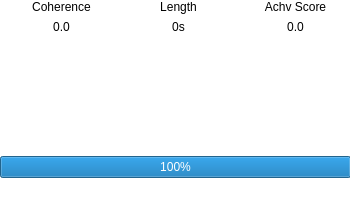
    <widget class="QFrame" name="screen">
     <property name="geometry">
      <rect>
       <x>25</x>
       <y>40</y>
       <width>350</width>
       <height>200</height>
      </rect>
     </property>
     <property name="palette">
      <palette>
       <active>
        <colorrole role="WindowText">
         <brush brushstyle="SolidPattern">
          <color alpha="255">
           <red>0</red>
           <green>0</green>
           <blue>0</blue>
          </color>
         </brush>
        </colorrole>
        <colorrole role="Button">
         <brush brushstyle="SolidPattern">
          <color alpha="255">
           <red>243</red>
           <green>243</green>
           <blue>243</blue>
          </color>
         </brush>
        </colorrole>
        <colorrole role="Light">
         <brush brushstyle="SolidPattern">
          <color alpha="255">
           <red>255</red>
           <green>255</green>
           <blue>255</blue>
          </color>
         </brush>
        </colorrole>
        <colorrole role="Midlight">
         <brush brushstyle="SolidPattern">
          <color alpha="255">
           <red>249</red>
           <green>249</green>
           <blue>249</blue>
          </color>
         </brush>
        </colorrole>
        <colorrole role="Dark">
         <brush brushstyle="SolidPattern">
          <color alpha="255">
           <red>121</red>
           <green>121</green>
           <blue>121</blue>
          </color>
         </brush>
        </colorrole>
        <colorrole role="Mid">
         <brush brushstyle="SolidPattern">
          <color alpha="255">
           <red>162</red>
           <green>162</green>
           <blue>162</blue>
          </color>
         </brush>
        </colorrole>
        <colorrole role="Text">
         <brush brushstyle="SolidPattern">
          <color alpha="255">
           <red>0</red>
           <green>0</green>
           <blue>0</blue>
          </color>
         </brush>
        </colorrole>
        <colorrole role="BrightText">
         <brush brushstyle="SolidPattern">
          <color alpha="255">
           <red>255</red>
           <green>255</green>
           <blue>255</blue>
          </color>
         </brush>
        </colorrole>
        <colorrole role="ButtonText">
         <brush brushstyle="SolidPattern">
          <color alpha="255">
           <red>0</red>
           <green>0</green>
           <blue>0</blue>
          </color>
         </brush>
        </colorrole>
        <colorrole role="Base">
         <brush brushstyle="SolidPattern">
          <color alpha="255">
           <red>255</red>
           <green>255</green>
           <blue>255</blue>
          </color>
         </brush>
        </colorrole>
        <colorrole role="Window">
         <brush brushstyle="SolidPattern">
          <color alpha="255">
           <red>243</red>
           <green>243</green>
           <blue>243</blue>
          </color>
         </brush>
        </colorrole>
        <colorrole role="Shadow">
         <brush brushstyle="SolidPattern">
          <color alpha="255">
           <red>0</red>
           <green>0</green>
           <blue>0</blue>
          </color>
         </brush>
        </colorrole>
        <colorrole role="AlternateBase">
         <brush brushstyle="SolidPattern">
          <color alpha="255">
           <red>249</red>
           <green>249</green>
           <blue>249</blue>
          </color>
         </brush>
        </colorrole>
        <colorrole role="ToolTipBase">
         <brush brushstyle="SolidPattern">
          <color alpha="255">
           <red>255</red>
           <green>255</green>
           <blue>220</blue>
          </color>
         </brush>
        </colorrole>
        <colorrole role="ToolTipText">
         <brush brushstyle="SolidPattern">
          <color alpha="255">
           <red>0</red>
           <green>0</green>
           <blue>0</blue>
          </color>
         </brush>
        </colorrole>
        <colorrole role="PlaceholderText">
         <brush brushstyle="SolidPattern">
          <color alpha="128">
           <red>0</red>
           <green>0</green>
           <blue>0</blue>
          </color>
         </brush>
        </colorrole>
       </active>
       <inactive>
        <colorrole role="WindowText">
         <brush brushstyle="SolidPattern">
          <color alpha="255">
           <red>0</red>
           <green>0</green>
           <blue>0</blue>
          </color>
         </brush>
        </colorrole>
        <colorrole role="Button">
         <brush brushstyle="SolidPattern">
          <color alpha="255">
           <red>243</red>
           <green>243</green>
           <blue>243</blue>
          </color>
         </brush>
        </colorrole>
        <colorrole role="Light">
         <brush brushstyle="SolidPattern">
          <color alpha="255">
           <red>255</red>
           <green>255</green>
           <blue>255</blue>
          </color>
         </brush>
        </colorrole>
        <colorrole role="Midlight">
         <brush brushstyle="SolidPattern">
          <color alpha="255">
           <red>249</red>
           <green>249</green>
           <blue>249</blue>
          </color>
         </brush>
        </colorrole>
        <colorrole role="Dark">
         <brush brushstyle="SolidPattern">
          <color alpha="255">
           <red>121</red>
           <green>121</green>
           <blue>121</blue>
          </color>
         </brush>
        </colorrole>
        <colorrole role="Mid">
         <brush brushstyle="SolidPattern">
          <color alpha="255">
           <red>162</red>
           <green>162</green>
           <blue>162</blue>
          </color>
         </brush>
        </colorrole>
        <colorrole role="Text">
         <brush brushstyle="SolidPattern">
          <color alpha="255">
           <red>0</red>
           <green>0</green>
           <blue>0</blue>
          </color>
         </brush>
        </colorrole>
        <colorrole role="BrightText">
         <brush brushstyle="SolidPattern">
          <color alpha="255">
           <red>255</red>
           <green>255</green>
           <blue>255</blue>
          </color>
         </brush>
        </colorrole>
        <colorrole role="ButtonText">
         <brush brushstyle="SolidPattern">
          <color alpha="255">
           <red>0</red>
           <green>0</green>
           <blue>0</blue>
          </color>
         </brush>
        </colorrole>
        <colorrole role="Base">
         <brush brushstyle="SolidPattern">
          <color alpha="255">
           <red>255</red>
           <green>255</green>
           <blue>255</blue>
          </color>
         </brush>
        </colorrole>
        <colorrole role="Window">
         <brush brushstyle="SolidPattern">
          <color alpha="255">
           <red>243</red>
           <green>243</green>
           <blue>243</blue>
          </color>
         </brush>
        </colorrole>
        <colorrole role="Shadow">
         <brush brushstyle="SolidPattern">
          <color alpha="255">
           <red>0</red>
           <green>0</green>
           <blue>0</blue>
          </color>
         </brush>
        </colorrole>
        <colorrole role="AlternateBase">
         <brush brushstyle="SolidPattern">
          <color alpha="255">
           <red>249</red>
           <green>249</green>
           <blue>249</blue>
          </color>
         </brush>
        </colorrole>
        <colorrole role="ToolTipBase">
         <brush brushstyle="SolidPattern">
          <color alpha="255">
           <red>255</red>
           <green>255</green>
           <blue>220</blue>
          </color>
         </brush>
        </colorrole>
        <colorrole role="ToolTipText">
         <brush brushstyle="SolidPattern">
          <color alpha="255">
           <red>0</red>
           <green>0</green>
           <blue>0</blue>
          </color>
         </brush>
        </colorrole>
        <colorrole role="PlaceholderText">
         <brush brushstyle="SolidPattern">
          <color alpha="128">
           <red>0</red>
           <green>0</green>
           <blue>0</blue>
          </color>
         </brush>
        </colorrole>
       </inactive>
       <disabled>
        <colorrole role="WindowText">
         <brush brushstyle="SolidPattern">
          <color alpha="255">
           <red>121</red>
           <green>121</green>
           <blue>121</blue>
          </color>
         </brush>
        </colorrole>
        <colorrole role="Button">
         <brush brushstyle="SolidPattern">
          <color alpha="255">
           <red>243</red>
           <green>243</green>
           <blue>243</blue>
          </color>
         </brush>
        </colorrole>
        <colorrole role="Light">
         <brush brushstyle="SolidPattern">
          <color alpha="255">
           <red>255</red>
           <green>255</green>
           <blue>255</blue>
          </color>
         </brush>
        </colorrole>
        <colorrole role="Midlight">
         <brush brushstyle="SolidPattern">
          <color alpha="255">
           <red>249</red>
           <green>249</green>
           <blue>249</blue>
          </color>
         </brush>
        </colorrole>
        <colorrole role="Dark">
         <brush brushstyle="SolidPattern">
          <color alpha="255">
           <red>121</red>
           <green>121</green>
           <blue>121</blue>
          </color>
         </brush>
        </colorrole>
        <colorrole role="Mid">
         <brush brushstyle="SolidPattern">
          <color alpha="255">
           <red>162</red>
           <green>162</green>
           <blue>162</blue>
          </color>
         </brush>
        </colorrole>
        <colorrole role="Text">
         <brush brushstyle="SolidPattern">
          <color alpha="255">
           <red>121</red>
           <green>121</green>
           <blue>121</blue>
          </color>
         </brush>
        </colorrole>
        <colorrole role="BrightText">
         <brush brushstyle="SolidPattern">
          <color alpha="255">
           <red>255</red>
           <green>255</green>
           <blue>255</blue>
          </color>
         </brush>
        </colorrole>
        <colorrole role="ButtonText">
         <brush brushstyle="SolidPattern">
          <color alpha="255">
           <red>121</red>
           <green>121</green>
           <blue>121</blue>
          </color>
         </brush>
        </colorrole>
        <colorrole role="Base">
         <brush brushstyle="SolidPattern">
          <color alpha="255">
           <red>243</red>
           <green>243</green>
           <blue>243</blue>
          </color>
         </brush>
        </colorrole>
        <colorrole role="Window">
         <brush brushstyle="SolidPattern">
          <color alpha="255">
           <red>243</red>
           <green>243</green>
           <blue>243</blue>
          </color>
         </brush>
        </colorrole>
        <colorrole role="Shadow">
         <brush brushstyle="SolidPattern">
          <color alpha="255">
           <red>0</red>
           <green>0</green>
           <blue>0</blue>
          </color>
         </brush>
        </colorrole>
        <colorrole role="AlternateBase">
         <brush brushstyle="SolidPattern">
          <color alpha="255">
           <red>243</red>
           <green>243</green>
           <blue>243</blue>
          </color>
         </brush>
        </colorrole>
        <colorrole role="ToolTipBase">
         <brush brushstyle="SolidPattern">
          <color alpha="255">
           <red>255</red>
           <green>255</green>
           <blue>220</blue>
          </color>
         </brush>
        </colorrole>
        <colorrole role="ToolTipText">
         <brush brushstyle="SolidPattern">
          <color alpha="255">
           <red>0</red>
           <green>0</green>
           <blue>0</blue>
          </color>
         </brush>
        </colorrole>
        <colorrole role="PlaceholderText">
         <brush brushstyle="SolidPattern">
          <color alpha="128">
           <red>0</red>
           <green>0</green>
           <blue>0</blue>
          </color>
         </brush>
        </colorrole>
       </disabled>
      </palette>
     </property>
     <property name="autoFillBackground">
      <bool>true</bool>
     </property>
     <property name="frameShape">
      <enum>QFrame::StyledPanel</enum>
     </property>
     <property name="frameShadow">
      <enum>QFrame::Raised</enum>
     </property>
     <widget class="QListWidget" name="mainMenuListView">
      <property name="geometry">
       <rect>
        <x>0</x>
        <y>40</y>
        <width>351</width>
        <height>121</height>
       </rect>
      </property>
      <property name="verticalScrollBarPolicy">
       <enum>Qt::ScrollBarAlwaysOff</enum>
      </property>
      <property name="horizontalScrollBarPolicy">
       <enum>Qt::ScrollBarAlwaysOff</enum>
      </property>
      <property name="wordWrap">
       <bool>true</bool>
      </property>
     </widget>
     <widget class="QLabel" name="menuLabel">
      <property name="geometry">
       <rect>
        <x>100</x>
        <y>10</y>
        <width>151</width>
        <height>31</height>
       </rect>
      </property>
      <property name="palette">
       <palette>
        <active>
         <colorrole role="WindowText">
          <brush brushstyle="SolidPattern">
           <color alpha="255">
            <red>0</red>
            <green>0</green>
            <blue>0</blue>
           </color>
          </brush>
         </colorrole>
         <colorrole role="Button">
          <brush brushstyle="SolidPattern">
           <color alpha="255">
            <red>255</red>
            <green>255</green>
            <blue>255</blue>
           </color>
          </brush>
         </colorrole>
         <colorrole role="Light">
          <brush brushstyle="SolidPattern">
           <color alpha="255">
            <red>255</red>
            <green>255</green>
            <blue>255</blue>
           </color>
          </brush>
         </colorrole>
         <colorrole role="Midlight">
          <brush brushstyle="SolidPattern">
           <color alpha="255">
            <red>255</red>
            <green>255</green>
            <blue>255</blue>
           </color>
          </brush>
         </colorrole>
         <colorrole role="Dark">
          <brush brushstyle="SolidPattern">
           <color alpha="255">
            <red>127</red>
            <green>127</green>
            <blue>127</blue>
           </color>
          </brush>
         </colorrole>
         <colorrole role="Mid">
          <brush brushstyle="SolidPattern">
           <color alpha="255">
            <red>170</red>
            <green>170</green>
            <blue>170</blue>
           </color>
          </brush>
         </colorrole>
         <colorrole role="Text">
          <brush brushstyle="SolidPattern">
           <color alpha="255">
            <red>0</red>
            <green>0</green>
            <blue>0</blue>
           </color>
          </brush>
         </colorrole>
         <colorrole role="BrightText">
          <brush brushstyle="SolidPattern">
           <color alpha="255">
            <red>255</red>
            <green>255</green>
            <blue>255</blue>
           </color>
          </brush>
         </colorrole>
         <colorrole role="ButtonText">
          <brush brushstyle="SolidPattern">
           <color alpha="255">
            <red>0</red>
            <green>0</green>
            <blue>0</blue>
           </color>
          </brush>
         </colorrole>
         <colorrole role="Base">
          <brush brushstyle="SolidPattern">
           <color alpha="255">
            <red>255</red>
            <green>255</green>
            <blue>255</blue>
           </color>
          </brush>
         </colorrole>
         <colorrole role="Window">
          <brush brushstyle="SolidPattern">
           <color alpha="255">
            <red>255</red>
            <green>255</green>
            <blue>255</blue>
           </color>
          </brush>
         </colorrole>
         <colorrole role="Shadow">
          <brush brushstyle="SolidPattern">
           <color alpha="255">
            <red>0</red>
            <green>0</green>
            <blue>0</blue>
           </color>
          </brush>
         </colorrole>
         <colorrole role="AlternateBase">
          <brush brushstyle="SolidPattern">
           <color alpha="255">
            <red>255</red>
            <green>255</green>
            <blue>255</blue>
           </color>
          </brush>
         </colorrole>
         <colorrole role="ToolTipBase">
          <brush brushstyle="SolidPattern">
           <color alpha="255">
            <red>255</red>
            <green>255</green>
            <blue>220</blue>
           </color>
          </brush>
         </colorrole>
         <colorrole role="ToolTipText">
          <brush brushstyle="SolidPattern">
           <color alpha="255">
            <red>0</red>
            <green>0</green>
            <blue>0</blue>
           </color>
          </brush>
         </colorrole>
         <colorrole role="PlaceholderText">
          <brush brushstyle="SolidPattern">
           <color alpha="128">
            <red>0</red>
            <green>0</green>
            <blue>0</blue>
           </color>
          </brush>
         </colorrole>
        </active>
        <inactive>
         <colorrole role="WindowText">
          <brush brushstyle="SolidPattern">
           <color alpha="255">
            <red>0</red>
            <green>0</green>
            <blue>0</blue>
           </color>
          </brush>
         </colorrole>
         <colorrole role="Button">
          <brush brushstyle="SolidPattern">
           <color alpha="255">
            <red>255</red>
            <green>255</green>
            <blue>255</blue>
           </color>
          </brush>
         </colorrole>
         <colorrole role="Light">
          <brush brushstyle="SolidPattern">
           <color alpha="255">
            <red>255</red>
            <green>255</green>
            <blue>255</blue>
           </color>
          </brush>
         </colorrole>
         <colorrole role="Midlight">
          <brush brushstyle="SolidPattern">
           <color alpha="255">
            <red>255</red>
            <green>255</green>
            <blue>255</blue>
           </color>
          </brush>
         </colorrole>
         <colorrole role="Dark">
          <brush brushstyle="SolidPattern">
           <color alpha="255">
            <red>127</red>
            <green>127</green>
            <blue>127</blue>
           </color>
          </brush>
         </colorrole>
         <colorrole role="Mid">
          <brush brushstyle="SolidPattern">
           <color alpha="255">
            <red>170</red>
            <green>170</green>
            <blue>170</blue>
           </color>
          </brush>
         </colorrole>
         <colorrole role="Text">
          <brush brushstyle="SolidPattern">
           <color alpha="255">
            <red>0</red>
            <green>0</green>
            <blue>0</blue>
           </color>
          </brush>
         </colorrole>
         <colorrole role="BrightText">
          <brush brushstyle="SolidPattern">
           <color alpha="255">
            <red>255</red>
            <green>255</green>
            <blue>255</blue>
           </color>
          </brush>
         </colorrole>
         <colorrole role="ButtonText">
          <brush brushstyle="SolidPattern">
           <color alpha="255">
            <red>0</red>
            <green>0</green>
            <blue>0</blue>
           </color>
          </brush>
         </colorrole>
         <colorrole role="Base">
          <brush brushstyle="SolidPattern">
           <color alpha="255">
            <red>255</red>
            <green>255</green>
            <blue>255</blue>
           </color>
          </brush>
         </colorrole>
         <colorrole role="Window">
          <brush brushstyle="SolidPattern">
           <color alpha="255">
            <red>255</red>
            <green>255</green>
            <blue>255</blue>
           </color>
          </brush>
         </colorrole>
         <colorrole role="Shadow">
          <brush brushstyle="SolidPattern">
           <color alpha="255">
            <red>0</red>
            <green>0</green>
            <blue>0</blue>
           </color>
          </brush>
         </colorrole>
         <colorrole role="AlternateBase">
          <brush brushstyle="SolidPattern">
           <color alpha="255">
            <red>255</red>
            <green>255</green>
            <blue>255</blue>
           </color>
          </brush>
         </colorrole>
         <colorrole role="ToolTipBase">
          <brush brushstyle="SolidPattern">
           <color alpha="255">
            <red>255</red>
            <green>255</green>
            <blue>220</blue>
           </color>
          </brush>
         </colorrole>
         <colorrole role="ToolTipText">
          <brush brushstyle="SolidPattern">
           <color alpha="255">
            <red>0</red>
            <green>0</green>
            <blue>0</blue>
           </color>
          </brush>
         </colorrole>
         <colorrole role="PlaceholderText">
          <brush brushstyle="SolidPattern">
           <color alpha="128">
            <red>0</red>
            <green>0</green>
            <blue>0</blue>
           </color>
          </brush>
         </colorrole>
        </inactive>
        <disabled>
         <colorrole role="WindowText">
          <brush brushstyle="SolidPattern">
           <color alpha="255">
            <red>127</red>
            <green>127</green>
            <blue>127</blue>
           </color>
          </brush>
         </colorrole>
         <colorrole role="Button">
          <brush brushstyle="SolidPattern">
           <color alpha="255">
            <red>255</red>
            <green>255</green>
            <blue>255</blue>
           </color>
          </brush>
         </colorrole>
         <colorrole role="Light">
          <brush brushstyle="SolidPattern">
           <color alpha="255">
            <red>255</red>
            <green>255</green>
            <blue>255</blue>
           </color>
          </brush>
         </colorrole>
         <colorrole role="Midlight">
          <brush brushstyle="SolidPattern">
           <color alpha="255">
            <red>255</red>
            <green>255</green>
            <blue>255</blue>
           </color>
          </brush>
         </colorrole>
         <colorrole role="Dark">
          <brush brushstyle="SolidPattern">
           <color alpha="255">
            <red>127</red>
            <green>127</green>
            <blue>127</blue>
           </color>
          </brush>
         </colorrole>
         <colorrole role="Mid">
          <brush brushstyle="SolidPattern">
           <color alpha="255">
            <red>170</red>
            <green>170</green>
            <blue>170</blue>
           </color>
          </brush>
         </colorrole>
         <colorrole role="Text">
          <brush brushstyle="SolidPattern">
           <color alpha="255">
            <red>127</red>
            <green>127</green>
            <blue>127</blue>
           </color>
          </brush>
         </colorrole>
         <colorrole role="BrightText">
          <brush brushstyle="SolidPattern">
           <color alpha="255">
            <red>255</red>
            <green>255</green>
            <blue>255</blue>
           </color>
          </brush>
         </colorrole>
         <colorrole role="ButtonText">
          <brush brushstyle="SolidPattern">
           <color alpha="255">
            <red>127</red>
            <green>127</green>
            <blue>127</blue>
           </color>
          </brush>
         </colorrole>
         <colorrole role="Base">
          <brush brushstyle="SolidPattern">
           <color alpha="255">
            <red>255</red>
            <green>255</green>
            <blue>255</blue>
           </color>
          </brush>
         </colorrole>
         <colorrole role="Window">
          <brush brushstyle="SolidPattern">
           <color alpha="255">
            <red>255</red>
            <green>255</green>
            <blue>255</blue>
           </color>
          </brush>
         </colorrole>
         <colorrole role="Shadow">
          <brush brushstyle="SolidPattern">
           <color alpha="255">
            <red>0</red>
            <green>0</green>
            <blue>0</blue>
           </color>
          </brush>
         </colorrole>
         <colorrole role="AlternateBase">
          <brush brushstyle="SolidPattern">
           <color alpha="255">
            <red>255</red>
            <green>255</green>
            <blue>255</blue>
           </color>
          </brush>
         </colorrole>
         <colorrole role="ToolTipBase">
          <brush brushstyle="SolidPattern">
           <color alpha="255">
            <red>255</red>
            <green>255</green>
            <blue>220</blue>
           </color>
          </brush>
         </colorrole>
         <colorrole role="ToolTipText">
          <brush brushstyle="SolidPattern">
           <color alpha="255">
            <red>0</red>
            <green>0</green>
            <blue>0</blue>
           </color>
          </brush>
         </colorrole>
         <colorrole role="PlaceholderText">
          <brush brushstyle="SolidPattern">
           <color alpha="128">
            <red>0</red>
            <green>0</green>
            <blue>0</blue>
           </color>
          </brush>
         </colorrole>
        </disabled>
       </palette>
      </property>
      <property name="layoutDirection">
       <enum>Qt::LeftToRight</enum>
      </property>
      <property name="autoFillBackground">
       <bool>false</bool>
      </property>
      <property name="text">
       <string>MENU</string>
      </property>
      <property name="alignment">
       <set>Qt::AlignCenter</set>
      </property>
     </widget>
     <widget class="QFrame" name="sessionFrame">
      <property name="enabled">
       <bool>true</bool>
      </property>
      <property name="geometry">
       <rect>
        <x>0</x>
        <y>0</y>
        <width>351</width>
        <height>201</height>
       </rect>
      </property>
      <property name="styleSheet">
       <string notr="true">background:white</string>
      </property>
      <property name="frameShape">
       <enum>QFrame::StyledPanel</enum>
      </property>
      <property name="frameShadow">
       <enum>QFrame::Raised</enum>
      </property>
      <widget class="QWidget" name="formLayoutWidget">
       <property name="geometry">
        <rect>
         <x>0</x>
         <y>0</y>
         <width>351</width>
         <height>206</height>
        </rect>
       </property>
       <layout class="QFormLayout" name="sessionForm">
        <item row="0" column="1">
         <layout class="QHBoxLayout" name="horizontalLayout_2">
          <item>
           <widget class="QLabel" name="label_3">
            <property name="styleSheet">
             <string notr="true">color:black</string>
            </property>
            <property name="text">
             <string>Coherence</string>
            </property>
            <property name="alignment">
             <set>Qt::AlignCenter</set>
            </property>
           </widget>
          </item>
          <item>
           <widget class="QLabel" name="label_2">
            <property name="styleSheet">
             <string notr="true">color:black</string>
            </property>
            <property name="text">
             <string>Length</string>
            </property>
            <property name="alignment">
             <set>Qt::AlignCenter</set>
            </property>
           </widget>
          </item>
          <item>
           <widget class="QLabel" name="label_4">
            <property name="styleSheet">
             <string notr="true">color:black</string>
            </property>
            <property name="text">
             <string>Achv Score</string>
            </property>
            <property name="alignment">
             <set>Qt::AlignCenter</set>
            </property>
           </widget>
          </item>
         </layout>
        </item>
        <item row="2" column="0" colspan="2">
         <widget class="QFrame" name="graphFrame">
          <property name="minimumSize">
           <size>
            <width>100</width>
            <height>110</height>
           </size>
          </property>
          <property name="frameShape">
           <enum>QFrame::StyledPanel</enum>
          </property>
          <property name="frameShadow">
           <enum>QFrame::Raised</enum>
          </property>
          <widget class="QCustomPlot" name="customPlot_2" native="true">
           <property name="geometry">
            <rect>
             <x>0</x>
             <y>-10</y>
             <width>351</width>
             <height>131</height>
            </rect>
           </property>
           <property name="sizePolicy">
            <sizepolicy hsizetype="Preferred" vsizetype="MinimumExpanding">
             <horstretch>0</horstretch>
             <verstretch>0</verstretch>
            </sizepolicy>
           </property>
          </widget>
         </widget>
        </item>
        <item row="3" column="0" colspan="2">
         <widget class="QProgressBar" name="pacerBar">
          <property name="value">
           <number>100</number>
          </property>
         </widget>
        </item>
        <item row="1" column="1">
         <layout class="QHBoxLayout" name="horizontalLayout_3">
          <item>
           <widget class="QLabel" name="coherenceBar">
            <property name="styleSheet">
             <string notr="true">color:black</string>
            </property>
            <property name="text">
             <string>0.0</string>
            </property>
            <property name="alignment">
             <set>Qt::AlignCenter</set>
            </property>
           </widget>
          </item>
          <item>
           <widget class="QLabel" name="lengthBar">
            <property name="styleSheet">
             <string notr="true">color:black</string>
            </property>
            <property name="text">
             <string>0s</string>
            </property>
            <property name="alignment">
             <set>Qt::AlignCenter</set>
            </property>
           </widget>
          </item>
          <item>
           <widget class="QLabel" name="achvScoreBar">
            <property name="styleSheet">
             <string notr="true">color:black</string>
            </property>
            <property name="text">
             <string>0.0</string>
            </property>
            <property name="alignment">
             <set>Qt::AlignCenter</set>
            </property>
           </widget>
          </item>
         </layout>
        </item>
       </layout>
      </widget>
     </widget>
    </widget>
